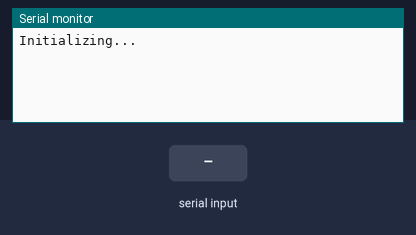
A sketch run on a simulated Arduino Mega 2560, built with avr-gcc and run on an emulated ATmega2560. Shown: the last lines printed to the serial monitor. The test bench sets the inputs (shaded band).

Above: at 2.2 s.
2.3 s: "ADD" received over the second serial link
At 4.3 s:
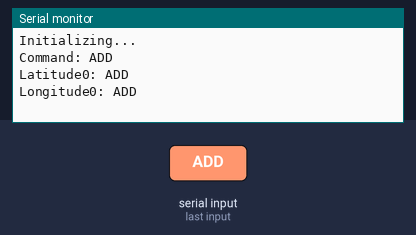
5.0 s: "DEL" received over the second serial link
At 7.2 s:
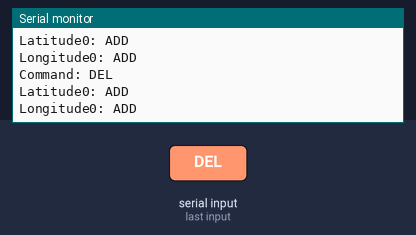
7.5 s: "GOO" received over the second serial link
At 9.9 s:
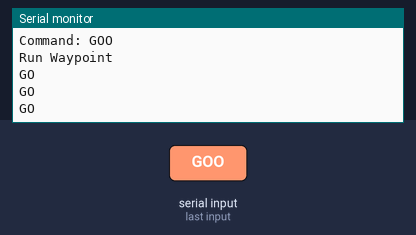
10.0 s: "STP" received over the second serial link
At 12.3 s:
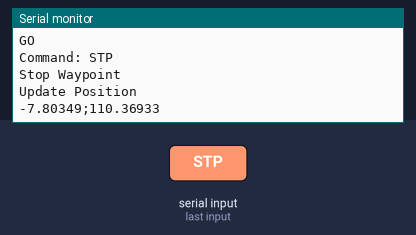
12.5 s: "CHK" received over the second serial link
At 14.8 s:
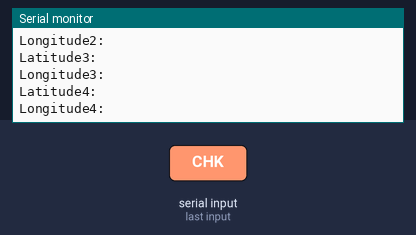

The sketch:

test-telemetry-data.ino
```cpp
String cmd = "";
String cmds = "";
String latWaypoint[5] = {
  "",
  "",
  "",
  "",
  ""
};
String longWaypoint[5] = {
  "",
  "",
  "",
  "",
  ""
};
int countWaypoint = 0;
int countUpdateGPS = 0;
int goStatus = 0;

void setup() {
  Serial.begin(115200);
  Serial1.begin(9600);

  Serial.println("Initializing...");
  delay(1000);
}

void loop() {
  if (countUpdateGPS >= 10) {
    updateGPS();
    countUpdateGPS = 0;
  }
  cmds = checkCommand();
  cmd = cmds.substring(0, 3);
  if (cmd != "") {
    if (cmd == "ADD") {
      int firstIndex = cmds.indexOf(';');
      int secondIndex = cmds.indexOf(';', firstIndex + 1);
      String latitude = cmds.substring(firstIndex + 1, secondIndex);
      String longitude = cmds.substring(secondIndex + 1);
      latWaypoint[countWaypoint] = latitude;
      longWaypoint[countWaypoint] = longitude;

      Serial.println("Command: ADD");
      Serial.println("Latitude" + String(countWaypoint) + ": " + latWaypoint[countWaypoint]);
      Serial.println("Longitude" + String(countWaypoint) + ": " + longWaypoint[countWaypoint]);
      countWaypoint++;
    }
    if (cmd == "DEL") {
      countWaypoint--;
      Serial.println("Command: DEL");
      Serial.println("Latitude" + String(countWaypoint) + ": " + latWaypoint[countWaypoint]);
      Serial.println("Longitude" + String(countWaypoint) + ": " + longWaypoint[countWaypoint]);
      latWaypoint[countWaypoint] = "";
      longWaypoint[countWaypoint] = "";
    }
    if (cmd == "GOO") {
      Serial.println("Command: GOO");
      Serial.println("Run Waypoint");
      goStatus = 1;
    }
    if (cmd == "STP") {
      Serial.println("Command: STP");
      Serial.println("Stop Waypoint");
      goStatus = 0;
    }
    if (cmd == "CHK") {
      Serial.println("Command: CHK");
      for (int i = 0; i < 5; i++) {
        Serial.print("Latitude" + String(i) + ": ");
        Serial.println(latWaypoint[i]);
        Serial.print("Longitude" + String(i) + ": ");
        Serial.println(longWaypoint[i]);
      }
    }
    cmd = "";
  }

  while (goStatus) {
    go();
    cmds = checkCommand();
    cmd = cmds.substring(0, 3);
    if (cmd == "STP") {
      Serial.println("Command: STP");
      Serial.println("Stop Waypoint");
      goStatus = 0;
    }
  }

  delay(500);
  countUpdateGPS += 1;
}

void go() {
  Serial.println("GO");
  delay(500);
}

String checkCommand() {
  String teleCom;
  while (Serial1.available()) {
    teleCom = Serial1.readString();
    return teleCom;
  }
}

void updateGPS() {
  String newPos = "-7.80349;110.36933";
  Serial.println("");
  Serial.println("Update Position");
  Serial.println(newPos);
  Serial1.print(newPos);
  Serial.println("");
}
```

Measured:
- after the input at 2.3 s, the serial monitor: prints a new line after 1.2 s (image 1)
- after the input at 5.0 s, the serial monitor: prints a new line after 1.0 s (image 2)
- after the input at 7.5 s, the serial monitor: prints a new line after 1.0 s (image 3)
- after the input at 10.0 s, the serial monitor: prints a new line after 1.0 s (image 4)
- after the input at 12.5 s, the serial monitor: prints a new line after 1.0 s (image 5)
